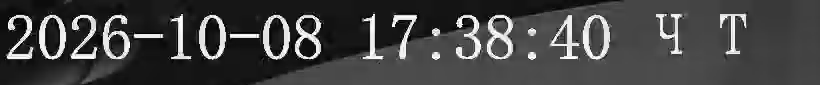
#> input picture homography_lab/experiments/scenealigner/assets/office/clock-templates/cam2_0.luma.png, 820 x 85 px, found by its file name
$ python audit_sync.py --templates ../homography_lab/experiments/scenealigner/assets/office/clock-templates/cam2_0.luma.png --output out.png
#> lines starting #> are read from the running program, lines starting #| are printed output that depends on the picture; after the words box and inside, x2 and y2 are one past the last pixel; in counts of white or black regions, pixels touching at a corner belong together
"""Read the fixed office OSD clock using manually verified digit templates.

This decoder is scene-specific. It rejects uncertain digits and exports every
measurement so clock alignment can be independently audited.
"""

import argparse
import json
from pathlib import Path

import av
import cv2
import numpy as np


CELLS = [(450, 485), (485, 519), (548, 581), (581, 615)]
MANUAL = {0: "3840", 175: "4138", 225: "4229", 236: "4241", 273: "4318",
          535: "4736", 900: "5338", 1190: "5834"}
MANUAL_EXTRA = {"error-cam1-178.2.png": "4141", "error-cam1-482.png": "4640",
                "error-cam1-483.png": "4641", "error-cam1-484.5.png": "4643",
                "error-cam2-9.5.png": "3850", "error-cam2-666.4.png": "4950",
                "error-cam2-80.5.png": "4002"}
EPOCH_MMSS = 38 * 60 + 39


def glyph(gray, bounds):
    left, right = bounds
    binary = (gray[8:64, left:right] > 180).astype(np.uint8)
    contours, _ = cv2.findContours(binary, cv2.RETR_EXTERNAL, cv2.CHAIN_APPROX_SIMPLE)
    choices = [cv2.boundingRect(c) for c in contours]
    choices = [r for r in choices if r[3] >= 25 and r[2] >= 5]
    if not choices:
        raise ValueError("No clock digit found")
    x, y, w, h = max(choices, key=lambda r: r[2] * r[3])
    return cv2.resize(binary[y:y+h, x:x+w], (24, 40), interpolation=cv2.INTER_NEAREST).astype(bool)


def templates(directory):
    result = {str(i): [] for i in range(10)}
    samples = {f"cam2_{time}.png": label for time, label in MANUAL.items()} | MANUAL_EXTRA
    for filename, label in samples.items():
        path = directory / filename
        luma = path.with_suffix(".luma.png")
        gray = cv2.imread(str(luma if luma.is_file() else path), cv2.IMREAD_GRAYSCALE)
#> gray is the input picture: shape (85, 820); min 0, max 255, mean 66.2
        if gray is None:
            continue
        for cell, digit in zip(CELLS, label):
            result[digit].append(glyph(gray, cell))
#> this loop made 4 passes
#> (contours in glyph, choices in glyph, x in glyph, w in glyph, h in glyph) on passes 1 to 4: (1 contour; box (x1, y1, x2, y2) and area: (6, 7, 31, 51) 290, [(6, 7, 25, 44)], 6, 25, 44), (1 contour; box (x1, y1, x2, y2) and area: (2, 7, 28, 51) 866, [(2, 7, 26, 44)], 2, 26, 44), (1 contour; box (x1, y1, x2, y2) and area: (2, 7, 31, 51) 447, [(2, 7, 29, 44)], 2, 29, 44), (1 contour; box (x1, y1, x2, y2) and area: (2, 7, 29, 52) 911, [(2, 7, 27, 45)], 2, 27, 45)
#> pass 1, in glyph, `binary = (gray[8:64, left:right] > 180).astype(np.uint8)`:
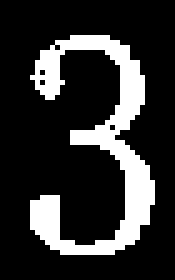
#> binary: shape (56, 35) (shown 5 times larger); values 0 (black) and 1 (white), 19.4% white; 1 white region, box (x1, y1, x2, y2) and area: (6, 7, 31, 51) 380
#> pass 2, in glyph (call 2), `binary = (gray[8:64, left:right] > 180).astype(np.uint8)`:
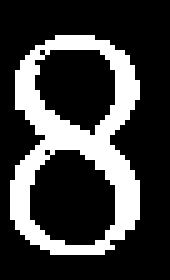
#> binary: shape (56, 34) (shown 5 times larger); values 0 (black) and 1 (white), 24.6% white; 1 white region, box (x1, y1, x2, y2) and area: (2, 7, 28, 51) 468
#> pass 3, in glyph (call 3), `binary = (gray[8:64, left:right] > 180).astype(np.uint8)`:
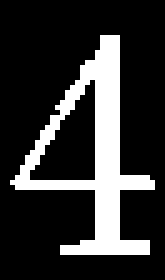
#> binary: shape (56, 33) (shown 5 times larger); values 0 (black) and 1 (white), 20.2% white; 1 white region, box (x1, y1, x2, y2) and area: (2, 7, 31, 51) 374
#> pass 2 of the loop in templates, `for filename, label in samples.items():`:
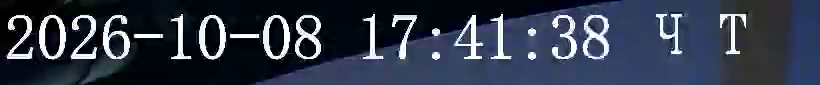
#> input picture homography_lab/experiments/scenealigner/assets/office/clock-templates/cam2_175.png, 820 x 85 px, found by its file name
#> the loop in templates, `for cell, digit in zip(CELLS, label):` made 4 passes
#> (contours in glyph, x in glyph, y in glyph, w in glyph, h in glyph) on passes 1 to 4: (1 contour; box (x1, y1, x2, y2) and area: (4, 7, 33, 51) 449, 4, 7, 29, 44), (1 contour; box (x1, y1, x2, y2) and area: (6, 6, 26, 51) 211, 6, 6, 20, 45), (1 contour; box (x1, y1, x2, y2) and area: (4, 7, 29, 51) 292, 4, 7, 25, 44), (1 contour; box (x1, y1, x2, y2) and area: (2, 7, 28, 51) 858, 2, 7, 26, 44)
#> pass 1, in glyph (call 5), `binary = (gray[8:64, left:right] > 180).astype(np.uint8)`:
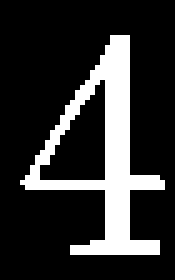
#> binary: shape (56, 35) (shown 5 times larger); values 0 (black) and 1 (white), 19% white; 1 white region, box (x1, y1, x2, y2) and area: (4, 7, 33, 51) 372
#> pass 3, in glyph (call 7), `binary = (gray[8:64, left:right] > 180).astype(np.uint8)`:
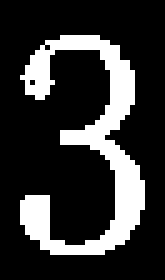
#> binary: shape (56, 33) (shown 5 times larger); values 0 (black) and 1 (white), 20.8% white; 1 white region, box (x1, y1, x2, y2) and area: (4, 7, 29, 51) 384
    return result


def read_clock(gray, gallery):
    digits, confidence, margins = [], [], []
    for cell in CELLS:
        sample = glyph(gray, cell)
        scores = sorted([(max(np.count_nonzero(sample & ref) / np.count_nonzero(sample | ref)
                              for ref in refs), digit) for digit, refs in gallery.items()], reverse=True)
        confidence.append(scores[0][0])
        margins.append(scores[0][0] - scores[1][0])
        digits.append(scores[0][1])
    minute, second = int("".join(digits[:2])), int("".join(digits[2:]))
    if minute >= 60 or second >= 60 or min(confidence) < 0.65 or min(margins) < 0.05:
        raise ValueError(f"Uncertain OSD {digits}: {min(confidence):.3f}, margin {min(margins):.3f}")
    return minute * 60 + second - EPOCH_MMSS, min(confidence), min(margins)


def audit(path, camera, directory, gallery):
    measurements, errors, gaps, transitions = [], [], [], []
    previous_time, previous_clock, origin = None, None, None
    with av.open(str(path)) as video:
        stream = video.streams.video[0]
        stream.thread_type = "AUTO"
        stream.codec_context.thread_count = 4
        for index, frame in enumerate(video.decode(video=0)):
            if frame.pts is None:
                raise ValueError("Missing PTS")
            raw = float(frame.pts * frame.time_base)
            if origin is None:
                origin = raw
            time = raw - origin
            if previous_time is not None and time <= previous_time:
                raise ValueError("Nonmonotonic media clock")
            if previous_time is not None and time - previous_time > 0.5:
                gaps.append({"frame_index": index, "before_sec": previous_time, "after_sec": time,
                             "gap_sec": time - previous_time})
            if frame.format.name in ("yuv420p", "yuvj420p"):
                plane = frame.planes[0]
                gray = np.frombuffer(plane, np.uint8).reshape(plane.height, plane.line_size)
            else:
                gray = frame.to_ndarray(format="gray")
            try:
                clock, score, margin = read_clock(gray, gallery)
                if previous_clock is not None and clock < previous_clock:
                    raise ValueError(f"OSD moved backwards: {clock} < {previous_clock}")
                row = {"frame_index": index, "source_pts": frame.pts, "video_time_sec": time,
                       "osd_sec": clock, "score": round(score, 4), "margin": round(margin, 4)}
                measurements.append(row)
                if previous_clock is not None and clock != previous_clock:
                    transitions.append({"video_time_sec": time, "timestamp_sec": clock,
                                        "frame_index": index, "source_pts": frame.pts,
                                        "previous_video_time_sec": previous_time})
                previous_clock = clock
            except ValueError as error:
                errors.append({"frame_index": index, "video_time_sec": time, "error": str(error)})
            previous_time = time
            if index % 5000 == 0:
                print(f"{camera}: {index} frames, media={time:.2f}, OCR failures={len(errors)}", flush=True)
    with (directory / f"{camera}-clock-frames.jsonl").open("x", encoding="utf-8") as file:
        for row in measurements:
            file.write(json.dumps(row, separators=(",", ":")) + "\n")
    result = {"camera_id": camera, "source": str(path.resolve()), "first_media_time_sec": origin,
              "decoded_frames": index + 1, "recognized_frames": len(measurements),
              "errors": errors, "media_gaps": gaps, "transitions": transitions}
    (directory / f"{camera}-audit.json").write_text(json.dumps(result, indent=2) + "\n")
    return result


def main():
    parser = argparse.ArgumentParser(description=__doc__)
    parser.add_argument("--templates", type=Path, required=True)
    parser.add_argument("--output", type=Path, required=True)
    args = parser.parse_args()
    args.output.mkdir(parents=True, exist_ok=False)
    gallery = templates(args.templates)
#> gallery = 10 items
    for camera in (1, 2):
        result = audit(Path(f"camera_new_{camera}.mkv"), f"cam_{camera}", args.output, gallery)
        print(f"cam_{camera}: {result['recognized_frames']}/{result['decoded_frames']}, gaps={result['media_gaps']}", flush=True)


if __name__ == "__main__":
    main()
#> (the call stopped at in audit, `with av.open(str(path)) as video:`: av is not available in this run)
